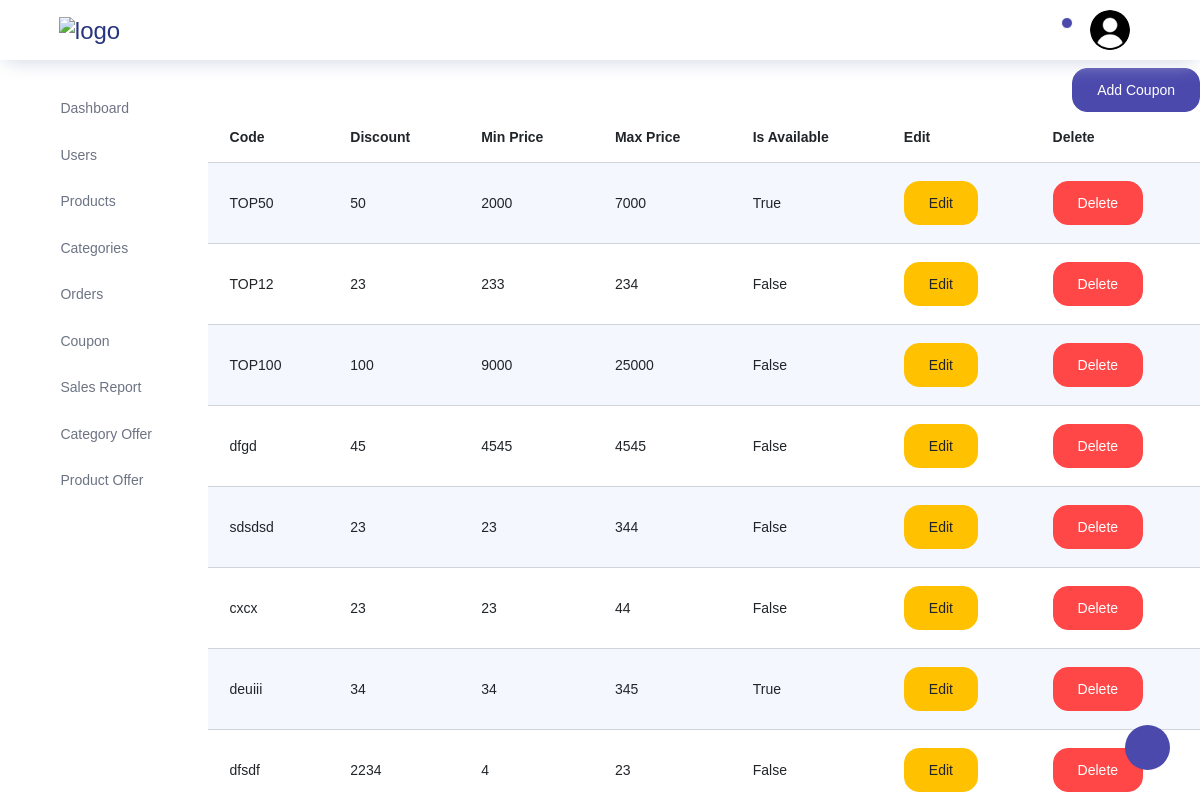
The app's page /storeadmin/coupon/, older data.
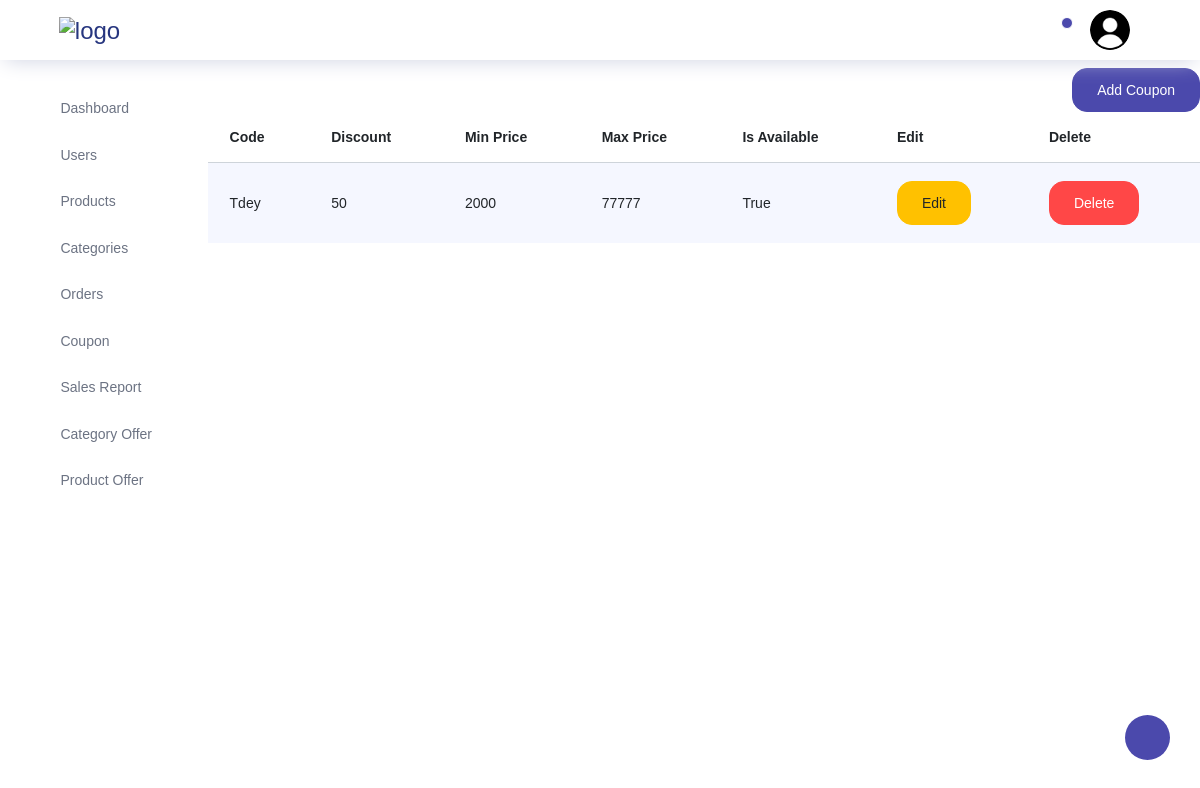
The same page, newer data.
### store/models.py (models this page shows)
class Coupon(models.Model):
    code=models.CharField(max_length=200,unique=True)
    discount_percentage=models.PositiveIntegerField()
    minprice=models.PositiveIntegerField()
    maxprice=models.PositiveIntegerField()
    isavailable=models.BooleanField(default=True)

### storeadmin/views.py (the view)
# urls.py: path("coupon/",views.coupon,name="coupon"),
def coupon(request):
    couponobjs=Coupon.objects.all()
    return render(request,"storeadmin/coupons/coupons.html",{"couponobjs":couponobjs})

### storeadmin/templates/storeadmin/coupons/coupons.html (shortened to what this page needs)
{% extends 'storeadmin/index.html' %}
{% block content %}
<div class="container">
    <div class="row justify-content-end">
      <a href="{% url 'addcoupon' %}">
        <button class="btn add-product-btn btn-primary mt-2">Add Coupon</button>
      </a>
    </div>
    <div class="row">
      <table class="table table-striped">
        <thead>
          <tr>
            <th>Code</th>
            <th>Discount</th>
            <th>Min Price</th>
            <th>Max Price</th>
            <th>Is Available</th>
            <th>Edit</th>
            <th>Delete</th>
          </tr>
        </thead>
        <tbody>
          {% for item in couponobjs %}
          <tr id="offer{{item.id}}">
            <td>{{ item.code }}</td>
            <td>{{ item.discount_percentage }}</td>
            <td>{{ item.minprice }}</td>
            <td>{{ item.maxprice }}</td>
            <td>{{ item.isavailable }}</td>
            <td>
              <a href={% url 'editcoupon' item.id %}>
                <button class="btn edit-btn btn-warning">Edit</button>
              </a>
            </td>
            <td>
              <button  type="button" class="btn delete-btn btn-danger" data-category-id="{{ item.id }}">Delete</button>
            </td>
          </tr>
          {% endfor %}
        </tbody>
      </table>
    </div>
  </div>
</div>
{% endblock content %}

### storeadmin/templates/storeadmin/index.html (shortened to what this page needs)
<!DOCTYPE html>
{% load static %}
<html lang="en">
<head>
  <link rel="stylesheet" href="{% static 'storeadmin/vendors/feather/feather.css' %}">
  <link rel="stylesheet" href="{% static 'storeadmin/vendors/ti-icons/css/themify-icons.css' %}" >
  <link rel="stylesheet" href="{% static 'storeadmin/vendors/css/vendor.bundle.base.css' %}"   "">
  <link rel="stylesheet" href="{% static 'storeadmin/vendors/datatables.net-bs4/dataTables.bootstrap4.css' %}"  >
  <link rel="stylesheet" href="{% static 'storeadmin/vendors/ti-icons/css/themify-icons.css' %}"    >
  <link rel="stylesheet" type="text/css" href="{% static 'storeadmin/js/select.dataTables.min.css' %}"  >
  <link rel="stylesheet" href="{% static 'storeadmin/css/admin_customstyle/custom.css' %}">
  <link rel="stylesheet" href="{% static 'storeadmin/css/vertical-layout-light/style.css' %}"  >
</head>
<body>
  <div class="container-scroller">
    <nav class="navbar col-lg-12 col-12 p-0 fixed-top d-flex flex-row">
      <div class="text-center navbar-brand-wrapper d-flex align-items-center justify-content-center">
        <a class="navbar-brand brand-logo mr-5" href="index.html"><img src="{% static 'storeadmin/images/images.png' %}" class="mr-2" alt="logo"/></a>
      </div>
      <div class="navbar-menu-wrapper d-flex align-items-center justify-content-end">
        <button class="navbar-toggler navbar-toggler align-self-center" type="button" data-toggle="minimize">
          <span class="icon-menu"></span>
        </button>
        <ul class="navbar-nav navbar-nav-right">
          <li class="nav-item dropdown">
            <a class="nav-link count-indicator dropdown-toggle" id="notificationDropdown" href="#" data-toggle="dropdown">
              <i class="icon-bell mx-0"></i>
              <span class="count"></span>
            </a>
          </li>
          <li class="nav-item nav-profile dropdown">
            <a class="nav-link dropdown-toggle" href="#" data-toggle="dropdown" id="profileDropdown">
              <img src="{% static 'storeadmin/images/adminimagenew.png' %}" alt="profile"/>
            </a>
          </li>
          <li class="nav-item nav-settings d-none d-lg-flex">
            <a class="nav-link" href="#">
              <i class="icon-ellipsis"></i>
            </a>
          </li>
        </ul>
      </div>
    </nav>
    <div class="container-fluid page-body-wrapper">
      <div class="theme-setting-wrapper">
        <div id="settings-trigger"><i class="ti-settings"></i></div>
      </div>
      <nav class="sidebar sidebar-offcanvas" id="sidebar">
        <ul class="nav">
          <li class="nav-item">
            <a class="nav-link" href={% url 'admin_index' %}>
              <i class="icon-grid menu-icon"></i>
              <span class="menu-title">Dashboard</span>
          </li>
          <li class="nav-item">
            <a class="nav-link"  href={% url 'admin_users' %} aria-expanded="false" aria-controls="ui-basic">
              <i class="icon-layout menu-icon"></i>
              <span class="menu-title"> Users</span>
              <i class="menu-arrow"></i>
            </a>
          </li>
          <li class="nav-item">
            <a class="nav-link"  href={% url 'admin_products' %} aria-expanded="false" aria-controls="form-elements">
              <i class="icon-columns menu-icon"></i>
              <span class="menu-title">Products</span>
              <i class="menu-arrow"></i>
            </a>
          </li>
          <li class="nav-item">
            <a class="nav-link"  href={% url 'admin_categories' %} aria-expanded="false" aria-controls="charts">
              <i class="icon-bar-graph menu-icon"></i>
              <span class="menu-title">Categories</span>
              <i class="menu-arrow"></i>
            </a>
          </li>
          <li class="nav-item">
            <a class="nav-link"  href={% url 'admin_orders' %} aria-expanded="false" aria-controls="charts">
              <i class="icon-bar-graph menu-icon"></i>
              <span class="menu-title">Orders</span>
              <i class="menu-arrow"></i>
            </a>
          </li>
          <li class="nav-item">
            <a class="nav-link"  href={% url 'coupon' %} aria-expanded="false" aria-controls="charts">
              <i class="icon-bar-graph menu-icon"></i>
              <span class="menu-title">Coupon</span>
              <i class="menu-arrow"></i>
            </a>
          </li>
          <li class="nav-item">
            <a class="nav-link"  href={% url 'salesreport' %} aria-expanded="false" aria-controls="charts">
              <i class="icon-bar-graph menu-icon"></i>
              <span class="menu-title">Sales Report</span>
              <i class="menu-arrow"></i>
            </a>
          </li>
          <li class="nav-item">
            <a class="nav-link"  href={% url 'categoryoffer' %} aria-expanded="false" aria-controls="charts">
              <i class="icon-bar-graph menu-icon"></i>
              <span class="menu-title">Category Offer</span>
              <i class="menu-arrow"></i>
            </a>
          </li>
          <li class="nav-item">
            <a class="nav-link"  href={% url 'productoffer' %} aria-expanded="false" aria-controls="charts">
              <i class="icon-bar-graph menu-icon"></i>
              <span class="menu-title">Product Offer</span>
              <i class="menu-arrow"></i>
            </a>
          </li>
        </ul>
      </nav>
      {% block content %}{% endblock content %}
    </div>
</body>
</html>

Row changes from the older to the newer data that the page shows:
removed Coupon: code "TOP12", discount_percentage "23", minprice "233", maxprice "234", isavailable "False"
removed Coupon: code "TOP100", discount_percentage "100", minprice "9000", maxprice "25000", isavailable "False"
removed Coupon: code "dfgd", discount_percentage "45", minprice "4545", maxprice "4545", isavailable "False"
removed Coupon: code "sdsdsd", discount_percentage "23", minprice "23", maxprice "344", isavailable "False"
removed Coupon: code "cxcx", discount_percentage "23", minprice "23", maxprice "44", isavailable "False"
removed Coupon: code "deuiii", discount_percentage "34", minprice "34", maxprice "345", isavailable "True"
removed Coupon: code "dfsdf", discount_percentage "2234", minprice "4", maxprice "23", isavailable "False"
changed Coupon "True": code "TOP50" → "Tdey"; maxprice "7000" → "77777"
